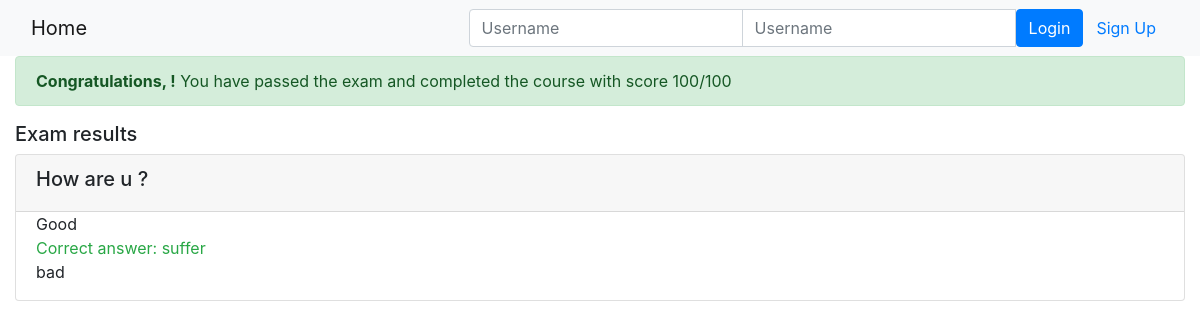
Page /onlinecourse/course/1/submission/1/result/ on the committed database.
### onlinecourse/models.py (models this page shows, shortened)
class Question(models.Model):
    course = models.ForeignKey(Course, on_delete=models.CASCADE)
    content = models.CharField(max_length=200)
    grade = models.IntegerField(default=50)
    def is_get_score(self, selected_ids):
        all_answers = self.choice_set.filter(is_correct=True).count()
        selected_correct = self.choice_set.filter(is_correct=True, id__in=selected_ids).count()
        if all_answers == selected_correct:
            return True
        else:
            return False

class Choice(models.Model):
    question = models.ForeignKey(Question, on_delete=models.CASCADE)
    content = models.CharField(max_length=200)
    is_correct = models.BooleanField(default=False)

### onlinecourse/views.py (the view)
# urls.py: path('course/<int:course_id>/submission/<int:submission_id>/result/',views.show_exam_result,name='exam_result'),
def show_exam_result(request, course_id, submission_id):
    course = get_object_or_404(Course, pk=course_id)
    submission = Submission.objects.get(id=submission_id)
    choices = submission.choices.all()
    total_score = 0
    questions = course.question_set.all()
    selected_ids = list(choices.values_list('id', flat=True))
    for question in questions:
        if question.is_get_score(selected_ids):
            total_score += question.grade
    context = {
        'course': course,
        'grade': total_score,
        'choices': choices,
    }
    return render(request, 'onlinecourse/exam_result_bootstrap.html', context)

### onlinecourse/templates/onlinecourse/exam_result_bootstrap.html (shortened to what this page needs)
<!DOCTYPE html>
<html lang="en">
<head>
    {% load static %}
    <link rel="stylesheet" href="https://maxcdn.bootstrapcdn.com/bootstrap/4.5.2/css/bootstrap.min.css">
</head>
<body>
 <nav class="navbar navbar-light bg-light">
    <div class="container-fluid">
        <div class="navbar-header">
              <a class="navbar-brand" href="{% url 'onlinecourse:index' %}">Home</a>
        </div>
        <ul class="nav navbar-nav navbar-right">
            {% if user.is_authenticated %}
            <li>
                <a class="btn btn-link" href="#">{{ user.first_name }}({{ user.username }})</a>
                <a class="btn btn-link" href="{% url 'onlinecourse:logout' %}">Logout</a>
            </li>
            {% else %}
            <li>
                <form class="form-inline" action="{% url 'onlinecourse:login' %}" method="post">
                    <div class="input-group">
                        <input type="text" class="form-control" placeholder="Username" name="username" >
                        <input type="password" class="form-control" placeholder="Username" name="psw" >
                        <button class="btn btn-primary" type="submit">Login</button>
                        <a class="btn btn-link" href="{% url 'onlinecourse:registration' %}">Sign Up</a>
                    </div>
                </form>
            </li>
            {% endif %}
        </ul>
    </div>
</nav>
<div class="container-fluid">
    {% if grade > 80 %}
    <div class="alert alert-success">
       <b>Congratulations, {{ user.first_name }}!</b> You have passed the exam and completed the course with score {{ grade }}/100
    </div>
        {% else %}
        <div class="alert alert-danger">
            <b>Failed</b> Sorry, {{ user.first_name }}! You have failed the exam with score {{ grade }}/100
        </div>
        <a class="btn btn-link text-danger" href="{% url 'onlinecourse:course_details' course.id %}">Re-test</a>
        {% endif %}
        <div class="card-columns-vertical mt-1">
        <h5 class="">Exam results</h5>
            {% for question in course.question_set.all %}
            <div class="card mt-1">
                <div class="card-header">
                    <h5>{{ question.content }}</h5>
                </div>
                <div class="form-group">
                    {% for choice in question.choice_set.all %}
                    <div class="form-check">
                        {% if choice.is_correct and choice in choices %}
                            <div class="text-success">Correct answer: {{ choice.content }}</div>
                        {% elif choice.is_correct and choice not in choices %}
                            <div class="text-warning">Not selected: {{ choice.content }}</div>
                        {% elif not choice.is_correct and choice in choices %}
                            <div class="text-danger">Wrong answer: {{ choice.content }}</div>
                        {% else %}
                            <div>{{ choice.content }}</div>
                        {% endif %}
                    </div>
                    {% endfor %}
                </div>
            </div>
            {% endfor %}
        </div>
    </div>
</body>
</html>

### rows in the picture
Question: content "How are u ?"
Choice: content "Good"
Choice: content "suffer"
Choice: content "bad"

### other values in the picture
{{ grade }} "100"
